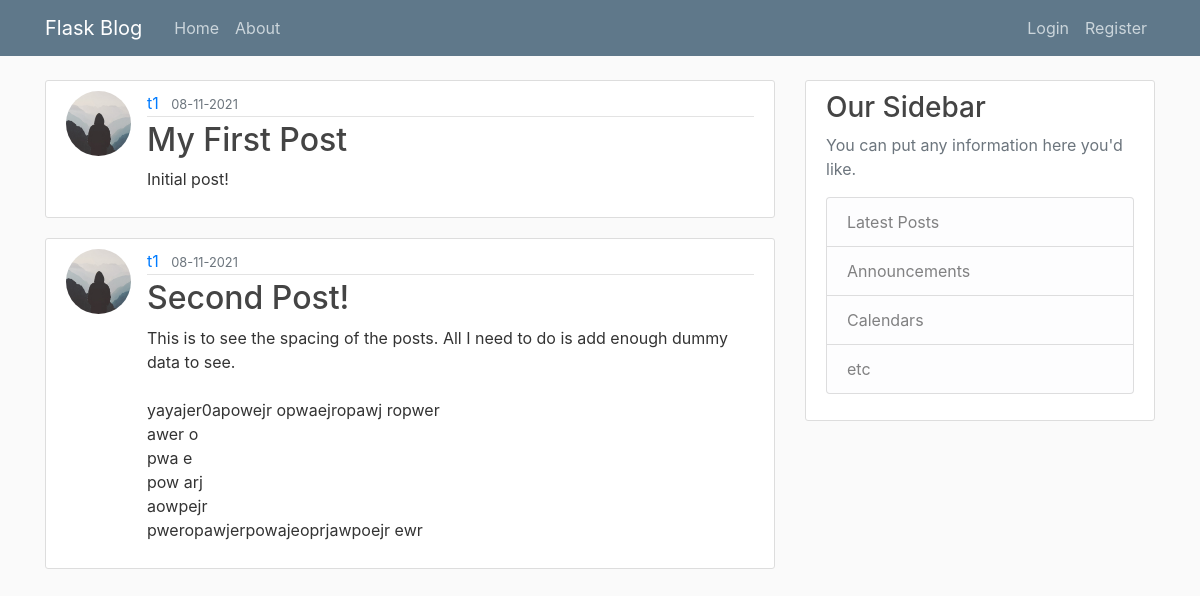
Page /home on the earlier database version.
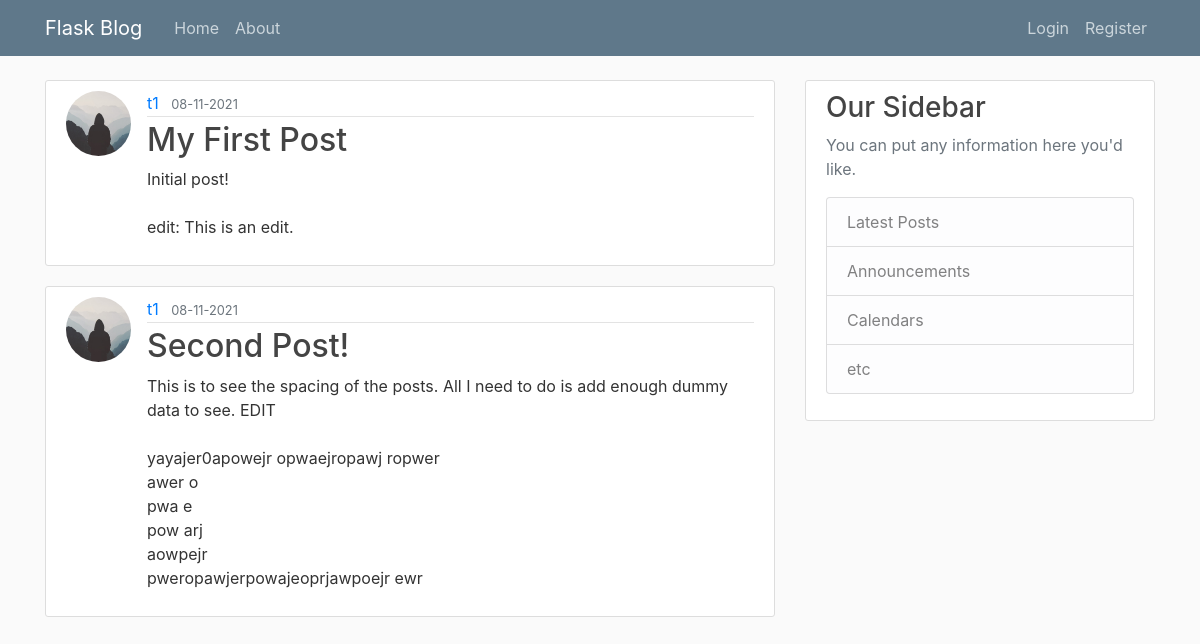
Same page on the later database version.
### flaskblog/models.py (models this page shows, shortened)
class Post(db.Model):
    id = db.Column(db.Integer, primary_key=True)
    title = db.Column(db.String(100), nullable=False)
    date_posted = db.Column(db.DateTime, nullable=False,
                            default=datetime.utcnow)
    content = db.Column(db.Text, nullable=False)
    user_id = db.Column(db.Integer, db.ForeignKey('user.id'), nullable=False)

class User(db.Model, UserMixin):
    id = db.Column(db.Integer, primary_key=True)
    username = db.Column(db.String(20), unique=True, nullable=False)
    email = db.Column(db.String(120), unique=True, nullable=False)
    image_file = db.Column(db.String(20), nullable=False,
                           default='default.jpg')
    password = db.Column(db.String(60), nullable=False)
    posts = db.relationship('Post', backref='author', lazy=True)

### flaskblog/routes.py (the view)
@app.route("/")
@app.route("/home")
def home():
    posts = Post.query.all()
    return render_template('home.html', posts=posts)

### flaskblog/templates/home.html
{% extends "layout.html" %}
{% block content %}
{% for post in posts %}
<article class="media content-section">
  <img src="{{ url_for('static', filename='profile_pics/' + post.author.image_file) }}"
    class="rounded-circle article-img">
  <div class="media-body">
    <div class="article-metadata">
      <a class="mr-2" href="#">{{ post.author.username }}</a>
      <small class="text-muted">{{ post.date_posted.strftime("%m-%d-%Y") }}</small>
    </div>
    <h2><a class="article-title" href="{{ url_for('post', post_id=post.id) }}">{{ post.title }}</a></h2>
    <p class="article-content">{{ post.content }}</p>
  </div>
</article>
{% endfor %}
{% endblock content %}

### flaskblog/templates/layout.html (shortened to what this page needs)
<!DOCTYPE html>
<html>
<head>
    <link rel="stylesheet" href="https://maxcdn.bootstrapcdn.com/bootstrap/4.0.0/css/bootstrap.min.css"
>
    <link rel="stylesheet" type="text/css" href="{{ url_for('static', filename='main.css') }}">
</head>
<body>
    <header class="site-header">
        <nav class="navbar navbar-expand-md navbar-dark bg-steel fixed-top">
            <div class="container">
                <a class="navbar-brand mr-4" href="/">Flask Blog</a>
                <div class="collapse navbar-collapse" id="navbarToggle">
                    <div class="navbar-nav mr-auto">
                        <a class="nav-item nav-link" href="{{ url_for('home') }}">Home</a>
                        <a class="nav-item nav-link" href="{{ url_for('about') }}">About</a>
                    </div>
                    <div class="navbar-nav">
                        {% if current_user.is_authenticated %}
                        <a class="nav-item nav-link" href="{{ url_for('account') }}">Account</a>
                        <a class="nav-item nav-link" href="{{ url_for('new_post') }}">New Post</a>
                        <a class="nav-item nav-link" href="{{ url_for('logout') }}">Logout</a>
                        {% else %}
                        <a class="nav-item nav-link" href="{{ url_for('login') }}">Login</a>
                        <a class="nav-item nav-link" href="{{ url_for('register') }}">Register</a>
                        {% endif %}
                    </div>
                </div>
            </div>
        </nav>
    </header>
    <main role="main" class="container">
        <div class="row">
            <div class="col-md-8">
                {% block content %}{% endblock %}
            </div>
            <div class="col-md-4">
                <div class="content-section">
                    <h3>Our Sidebar</h3>
                    <p class='text-muted'>You can put any information here you'd like.
                    <ul class="list-group">
                        <li class="list-group-item list-group-item-light">Latest Posts</li>
                        <li class="list-group-item list-group-item-light">Announcements</li>
                        <li class="list-group-item list-group-item-light">Calendars</li>
                        <li class="list-group-item list-group-item-light">etc</li>
                    </ul>
                    </p>
                </div>
            </div>
        </div>
    </main>
</body>
</html>

### flaskblog/static/main.css (style rules this page uses)
body { background: #fafafa; color: #333333; margin-top: 5rem; }
h1, h2, h3, h4, h5, h6 { color: #444444; }
.bg-steel { background-color: #5f788a; }
.site-header .navbar-nav .nav-link { color: #cbd5db; }
.content-section { background: #ffffff; padding: 10px 20px; border: 1px solid #dddddd; border-radius: 3px; margin-bottom: 20px; }
.article-title { color: #444444; }
.article-content { white-space: pre-line; }
.article-img { height: 65px; width: 65px; margin-right: 16px; }
.article-metadata { padding-bottom: 1px; margin-bottom: 4px; border-bottom: 1px solid #e3e3e3; }

Differences in the rows shown:
changed Post "My First Post": content "Initial post!" → "Initial post! edit: This is an edit."
changed Post "Second Post!": content "…dummy data to see. yayajer0apowejr opwaejropawj ropwer awer…" → "…dummy data to see. EDIT yayajer0apowejr opwaejropawj ropwer awer…"
